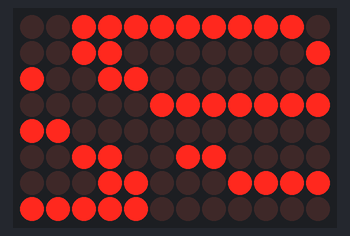
The sketch below on a simulated Arduino Uno R4 WiFi. On the bench: 12×8 LED matrix.

Above: at 0.1 s.

The sketch:

Arduino_Uno_Q_Matrix_Test.ino
```cpp
#include "Arduino_LED_Matrix.h"

ArduinoLEDMatrix matrix;

// 'S' Character Bitmask (8 Rows x 13 Columns)
const uint8_t character_S[8][13] = {
  {0, 0, 1, 1, 1, 1, 1, 1, 1, 1, 1, 0, 0},
  {0, 1, 1, 0, 0, 0, 0, 0, 0, 0, 1, 1, 0},
  {0, 1, 1, 0, 0, 0, 0, 0, 0, 0, 0, 0, 0},
  {0, 0, 1, 1, 1, 1, 1, 1, 1, 1, 1, 0, 0},
  {0, 0, 0, 0, 0, 0, 0, 0, 0, 0, 1, 1, 0},
  {0, 1, 1, 0, 0, 0, 0, 0, 0, 0, 1, 1, 0},
  {0, 0, 1, 1, 1, 1, 1, 1, 1, 1, 1, 0, 0},
  {0, 0, 0, 0, 0, 0, 0, 0, 0, 0, 0, 0, 0}
};

void setup() {
  // Initialize the built-in 8x13 blue LED matrix
  matrix.begin();
}

void loop() {
  // Load the 8x13 pixel array onto the matrix
  matrix.loadPixels((uint8_t*)character_S, sizeof(character_S));
  delay(1000);
}
```
